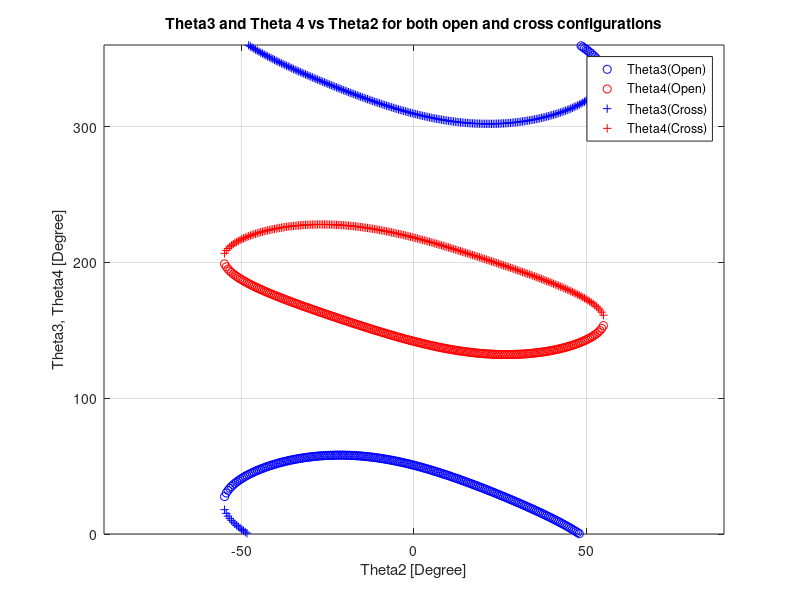
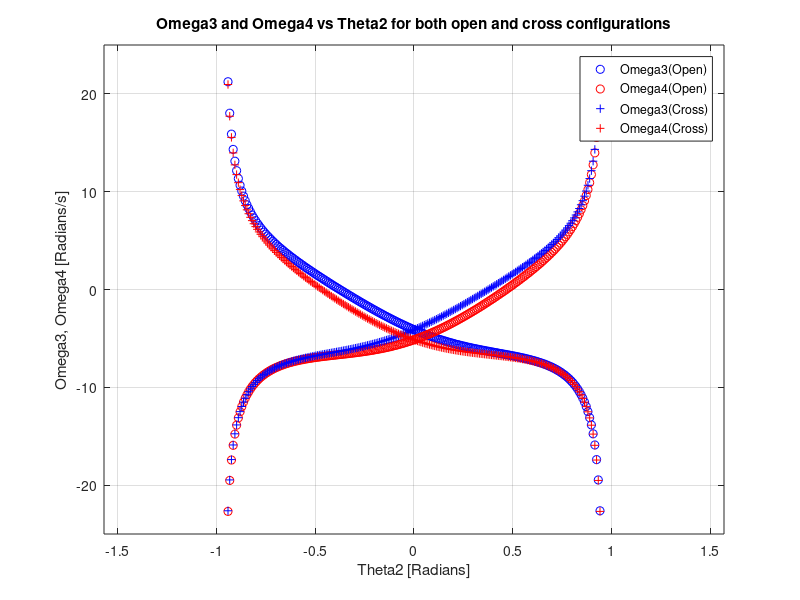
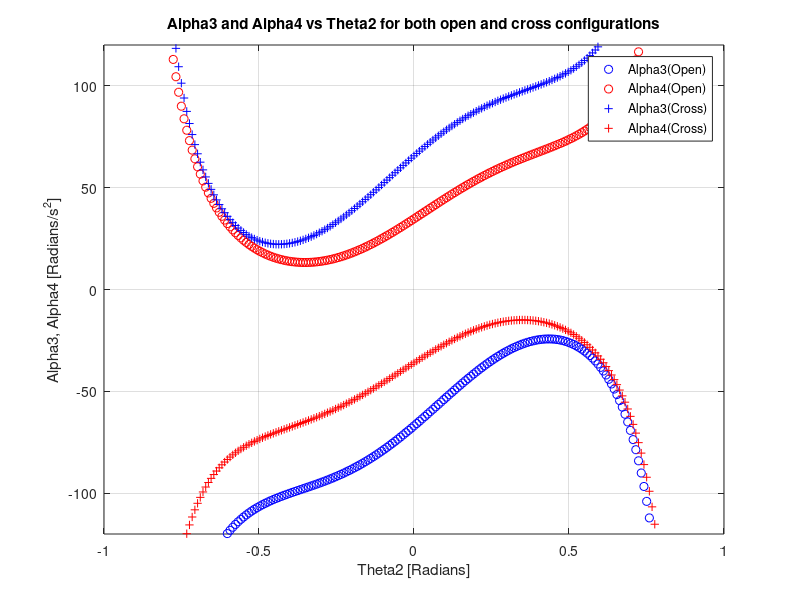
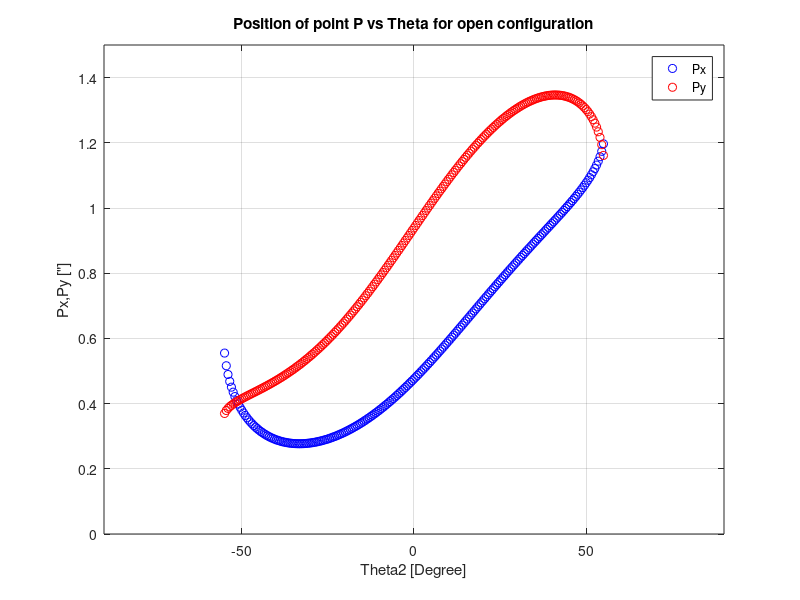

Write the MATLAB code that produced these figures, in order.
format compact
%% === Kinematic Analysis of 4-bar linkages ===

%% === Position Analysis for the 4-bar linkage ===

% Define variables
a=0.72;  % Link 1 length
b=0.68;  % Link 2 length
c=0.85;  % Link 3 length 
d=1.82;  % Link 4 length (fixed)
% This is a triple rocker
th2=linspace(-pi,pi,721);   % From 0 to 2*pi, with (2*pi)/(721-1) increment
                            % Increment is pi/360 (rad) w/ 720 increments
                            % Using increments to plot the whole movement
                            
% Computation of necessary parameters
K1=d/a;
K2=d/c;
K3=(a*a-b*b+c*c+d*d)/(2*a*c);

A=cos(th2)-K1-K2*cos(th2)+K3;
B=-2*sin(th2);
C=K1-(K2+1)*cos(th2)+K3;

K4=d/b;
K5=(c*c-d*d-a*a-b*b)/(2*a*b);

Ap=cos(th2)-K1+K4*cos(th2)+K5;  % A'
Bp=-2*sin(th2); % B'=B          % B' 
Cp=K1+(K4-1)*cos(th2)+K5;       % C'

% Extract valid th2 (i.e., th2 within toggle positions)
Cond=(B.^2-4*A.*C);
Index=find(Cond>0);
th2=th2(Index); % Redefined th2 to only yield positive delta

% Extract parameters corresponding to valid th2
A=A(Index);
B=B(Index);
C=C(Index);
Ap=Ap(Index);
Bp=Bp(Index);
Cp=Cp(Index);

% Compute th3 for both open- and cross-configuration
Ypo=-Bp-sqrt(Bp.^2-4*Ap.*Cp);    % Open-configuration 
% Cannot use sqrt(Cond) b/c Cond has 721 values while sqrt(-) has fewer values
Ypc=-Bp+sqrt(Bp.^2-4*Ap.*Cp);    % Cross-configuration
Xp=2*Ap;
th3o=2*atan2(Ypo,Xp);
th3c=2*atan2(Ypc,Xp);

% atan2 is the arctangent function with two arguments. 
% atan2(y,x)= tan^-1(y/x)
% The angle is positive for counter-clockwise angles(y>0), and negative for clockwise angles (y<0)

% Compute th4 for both open- and cross-configuration
Yo=-B-sqrt(B.^2-4*A.*C);    % Open-configuration 
Yc=-B+sqrt(B.^2-4*A.*C);    % Cross-configuration
X=2*A;
th4o=2*atan2(Yo,X);
th4c=2*atan2(Yc,X);

% Make th3 and th4 positive angles
th3o=th3o+2*pi*(th3o<0);
th3c=th3c+2*pi*(th3c<0);
th4o=th4o+2*pi*(th4o<0);
th4c=th4c+2*pi*(th4c<0);
% Thus, this is needed because atan2(y,x) returns a negative angle when y<0

% Change radians to degrees
th2_d=th2*180/pi;
th3o_d=th3o*180/pi;
th3c_d=th3c*180/pi;
th4o_d=th4o*180/pi;
th4c_d=th4c*180/pi;
% MATLAB only reads radians but we want to express with degrees

% Plot results 
figure(1);
plot(th2_d,th3o_d,'bo',th2_d,th4o_d,'ro',th2_d,th3c_d,'b+',th2_d,th4c_d,'r+');
axis([-90 90 0 360]); % -90 to 90 for x-axis, 0 to 360 for y-axis
legend('Theta3(Open)','Theta4(Open)','Theta3(Cross)','Theta4(Cross)');
title('Theta3 and Theta 4 vs Theta2 for both open and cross configurations');
xlabel('Theta2 [Degree]');
ylabel('Theta3, Theta4 [Degree]');
grid on;

%% === Angular Velocity for the 4-bar linkage ===

% Define variables
w2=2*pi;    % Initial Angular Velocity
alp2=1;     % Initial Angular Acceleration

% Compute w3 and w4 for open-configuration
w3o=w2*(a/b*sin(th4o-th2)./sin(th3o-th4o)); % Has to include . to yield multiple results
w4o=w2*(a/b*sin(th2-th3o)./sin(th4o-th3o));

% Compute w3 and w4 for cross-configuration
w3c=w2*(a/b*sin(th4c-th2)./sin(th3c-th4c));
w4c=w2*(a/b*sin(th2-th3c)./sin(th4c-th3c));

% Plot results for angular velocity
figure(2);
plot(th2,w3o,'bo',th2,w4o,'ro',th2,w3c,'b+',th2,w4c,'r+');
axis([-pi/2 pi/2 -25 25]);
legend('Omega3(Open)','Omega4(Open)','Omega3(Cross)','Omega4(Cross)');
title('Omega3 and Omega4 vs Theta2 for both open and cross configurations');
xlabel('Theta2 [Radians]');
ylabel('Omega3, Omega4 [Radians/s]');
grid on;

%% === Acceleration Analysis for the 4-bar linkage ===

% Compute alp3 and alp4 for open-configuration
AAo=c*sin(th4o);
BBo=b*sin(th3o);
CCo=a*alp2*sin(th2)+a*w2*w2*cos(th2)+b*w3o.*w3o.*cos(th3o)-c*w4o.*w4o.*cos(th4o);
DDo=c*cos(th4o);
EEo=b*cos(th3o);
FFo=a*alp2*cos(th2)-a*w2*w2*sin(th2)-b*w3o.*w3o.*sin(th3o)+c*w4o.*w4o.*sin(th4o);

alp3o=(CCo.*DDo-AAo.*FFo)./(AAo.*EEo-BBo.*DDo);
alp4o=(CCo.*EEo-BBo.*FFo)./(AAo.*EEo-BBo.*DDo);

% Compute alp3 and alp4 for cross-configuration
AAc=c*sin(th4c);
BBc=b*sin(th3c);
CCc=a*alp2*sin(th2)+a*w2*w2*cos(th2)+b*w3c.*w3c.*cos(th3c)-c*w4c.*w4c.*cos(th4c);
DDc=c*cos(th4c);
EEc=b*cos(th3c);
FFc=a*alp2*cos(th2)-a*w2*w2*sin(th2)-b*w3c.*w3c.*sin(th3c)+c*w4c.*w4c.*sin(th4c);

alp3c=(CCc.*DDc-AAc.*FFc)./(AAc.*EEc-BBc.*DDc);
alp4c=(CCc.*EEc-BBc.*FFc)./(AAc.*EEc-BBc.*DDc);

% Plot results for angular acceleration
figure(3);
plot(th2,alp3o,'bo',th2,alp4o,'ro',th2,alp3c,'b+',th2,alp4c,'r+');
axis([-1 1 -120 120]);
legend('Alpha3(Open)','Alpha4(Open)','Alpha3(Cross)','Alpha4(Cross)');
title('Alpha3 and Alpha4 vs Theta2 for both open and cross configurations');
xlabel('Theta2 [Radians]');
ylabel('Alpha3, Alpha4 [Radians/s^2]');
grid on;

%% === Position Analysis of a Coupler Point ===

% Define coordinates of P for open-configuration
p=0.97;         % Length of P
thp=54*pi/180;  % Angle of P in Radians (Constant)

ppx=a*cos(th2)+p*cos(thp+th3o);  % Position of point P in the x-axis
ppy=a*sin(th2)+p*sin(thp+th3o);  % Position of point P in the y-axis

% Plot results
figure(4);
plot(th2_d,ppx,'bo',th2_d,ppy,'ro');
axis([-90 90 0 1.5]);
legend('Px','Py');
title('Position of point P vs Theta for open configuration');
xlabel('Theta2 [Degree]');
ylabel('Px,Py ["]');
grid on;

figure(5);
plot(ppx,ppy,'o');
axis([0 1.5 0 1.5]);
title('Trajectory of point P for open configuration');
xlabel('Px');
ylabel('Py');
grid on;

%% === Velocity Analysis of a Coupler Point ===

% Define velocity components
vpx=-a*w2*sin(th2)-p*w3o.*sin(thp+th3o);    % Velocity in the x-axis
vpy= a*w2*cos(th2)+p*w3o.*cos(thp+th3o);    % Velocity in the y-axis

% Plot results
figure(6);
plot(th2_d,vpx,'bo',th2_d,vpy,'ro');
axis([-90 90 -20 20]);
legend('Vx','Vy');
title('Velocity of point P vs Theta for open configuration');
xlabel('Theta2 [Degree]');
ylabel('Vx,Vy [in/s]');
grid on;

%% === Acceleration Analysis of a Coupler Point ===

% Define acceleration components
apx=(-a*alp2*sin(th2)-w2*w2*cos(th2))+(-p*alp3o.*sin(th3o+thp)-w3o.*w3o.*cos(th3o+thp));    % Acceleration in the x-axis
apy=( a*alp2*cos(th2)-w2*w2*sin(th2))+( p*alp3o.*cos(th3o+thp)-w3o.*w3o.*sin(th3o+thp));    % Acceleration in the y-axis

% Plot results
figure(7);
plot(th2_d,apx,'bo',th2_d,apy,'ro');
axis([-90 90 -200 200]);
legend('Ax','Ay');
title('Acceleration of point P vs Theta for open configuration');
xlabel('Theta2 [Degree]');
ylabel('Ax,Ay [in/s^2]');
grid on;